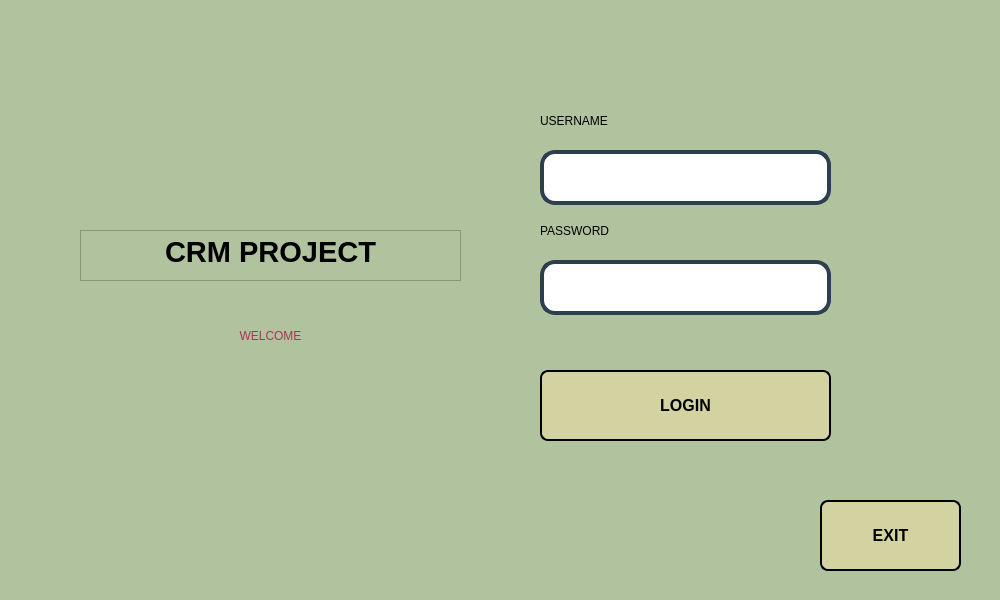
<?xml version="1.0" encoding="UTF-8"?>
<ui version="4.0">
 <class>Dialog</class>
 <widget class="QDialog" name="Dialog">
  <property name="geometry">
   <rect>
    <x>0</x>
    <y>0</y>
    <width>1000</width>
    <height>600</height>
   </rect>
  </property>
  <property name="sizePolicy">
   <sizepolicy hsizetype="Fixed" vsizetype="Fixed">
    <horstretch>0</horstretch>
    <verstretch>0</verstretch>
   </sizepolicy>
  </property>
  <property name="minimumSize">
   <size>
    <width>1000</width>
    <height>600</height>
   </size>
  </property>
  <property name="maximumSize">
   <size>
    <width>1000</width>
    <height>600</height>
   </size>
  </property>
  <property name="windowTitle">
   <string>Dialog</string>
  </property>
  <property name="styleSheet">
   <string notr="true">background-color:rgb(177, 194, 158)</string>
  </property>
  <widget class="QLabel" name="label_4">
   <property name="geometry">
    <rect>
     <x>100</x>
     <y>310</y>
     <width>341</width>
     <height>51</height>
    </rect>
   </property>
   <property name="styleSheet">
    <string notr="true">font: 87 16pt &quot;Arial Black&quot;;
color: rgb(165, 55, 82);</string>
   </property>
   <property name="text">
    <string>WELCOME</string>
   </property>
   <property name="alignment">
    <set>Qt::AlignCenter</set>
   </property>
  </widget>
  <widget class="QPushButton" name="pushButton_exit">
   <property name="geometry">
    <rect>
     <x>820</x>
     <y>500</y>
     <width>141</width>
     <height>71</height>
    </rect>
   </property>
   <property name="autoFillBackground">
    <bool>false</bool>
   </property>
   <property name="styleSheet">
    <string notr="true">
QPushButton {
    font-size: 16px;
    font-weight: bold;
    font-family: Arial;
    color: black; /* Siyah yazı rengi */
    background-color: #d3d3a1; /* Sarıya yakın gri arka plan rengi */
    border-radius: 8px; /* Köşe yuvarlama */
    padding: 8px; /* Küçük padding */
    border: 2px solid black; /* İnce siyah çerçeve */
    
}

QPushButton:hover {
    background-color: #b0b072; /* Hover durumunda daha koyu sarımsı gri */
    /* Hover durumunda gölgeyi değiştirmek için */
}</string>
   </property>
   <property name="text">
    <string>EXIT</string>
   </property>
  </widget>
  <widget class="QLineEdit" name="lineEdit_username">
   <property name="geometry">
    <rect>
     <x>540</x>
     <y>150</y>
     <width>291</width>
     <height>55</height>
    </rect>
   </property>
   <property name="styleSheet">
    <string notr="true">QLineEdit {
    font-size: 18px;
    font-family: Arial;
    color: #333;
    background-color: #fff;
    border: 4px solid #2c3e50;
    border-radius: 15px;
    padding: 10px;
 
}
QLineEdit:placeholder {
    color: rgba(150, 150, 150, 0.8);
    font-style: italic;
}</string>
   </property>
  </widget>
  <widget class="QLineEdit" name="lineEdit_password">
   <property name="geometry">
    <rect>
     <x>540</x>
     <y>260</y>
     <width>291</width>
     <height>55</height>
    </rect>
   </property>
   <property name="styleSheet">
    <string notr="true">QLineEdit {
    font-size: 18px;
    font-family: Arial;
    color: #333;
    background-color: #fff;
    border: 4px solid #2c3e50;
    border-radius: 15px;
    padding: 10px;
 
}
QLineEdit:placeholder {
    color: rgba(150, 150, 150, 0.8);
    font-style: italic;
}</string>
   </property>
   <property name="text">
    <string/>
   </property>
   <property name="echoMode">
    <enum>QLineEdit::Password</enum>
   </property>
  </widget>
  <widget class="QLabel" name="label">
   <property name="geometry">
    <rect>
     <x>540</x>
     <y>110</y>
     <width>191</width>
     <height>21</height>
    </rect>
   </property>
   <property name="styleSheet">
    <string notr="true">font: 75 14pt &quot;MS Shell Dlg 2&quot;;</string>
   </property>
   <property name="text">
    <string>USERNAME</string>
   </property>
  </widget>
  <widget class="QLabel" name="label_2">
   <property name="geometry">
    <rect>
     <x>540</x>
     <y>220</y>
     <width>141</width>
     <height>21</height>
    </rect>
   </property>
   <property name="styleSheet">
    <string notr="true">font: 75 14pt &quot;MS Shell Dlg 2&quot;;</string>
   </property>
   <property name="text">
    <string>PASSWORD</string>
   </property>
  </widget>
  <widget class="QPushButton" name="pushButton_login">
   <property name="geometry">
    <rect>
     <x>540</x>
     <y>370</y>
     <width>291</width>
     <height>71</height>
    </rect>
   </property>
   <property name="styleSheet">
    <string notr="true">
QPushButton {
    font-size: 16px;
    font-weight: bold;
    font-family: Arial;
    color: black; /* Siyah yazı rengi */
    background-color: #d3d3a1; /* Sarıya yakın gri arka plan rengi */
    border-radius: 8px; /* Köşe yuvarlama */
    padding: 8px; /* Küçük padding */
    border: 2px solid black; /* İnce siyah çerçeve */
    
}

QPushButton:hover {
    background-color: #b0b072; /* Hover durumunda daha koyu sarımsı gri */
    /* Hover durumunda gölgeyi değiştirmek için */
}</string>
   </property>
   <property name="text">
    <string>LOGIN</string>
   </property>
  </widget>
  <widget class="QTextBrowser" name="textBrowser">
   <property name="geometry">
    <rect>
     <x>80</x>
     <y>230</y>
     <width>381</width>
     <height>51</height>
    </rect>
   </property>
   <property name="html">
    <string>&lt;!DOCTYPE HTML PUBLIC &quot;-//W3C//DTD HTML 4.0//EN&quot; &quot;http://www.w3.org/TR/REC-html40/strict.dtd&quot;&gt;
&lt;html&gt;&lt;head&gt;&lt;meta name=&quot;qrichtext&quot; content=&quot;1&quot; /&gt;&lt;style type=&quot;text/css&quot;&gt;
p, li { white-space: pre-wrap; }
&lt;/style&gt;&lt;/head&gt;&lt;body style=&quot; font-family:'MS Shell Dlg 2'; font-size:7.8pt; font-weight:400; font-style:normal;&quot;&gt;
&lt;p align=&quot;center&quot; style=&quot; margin-top:0px; margin-bottom:0px; margin-left:0px; margin-right:0px; -qt-block-indent:0; text-indent:0px;&quot;&gt;&lt;span style=&quot; font-size:22pt; font-weight:600;&quot;&gt;CRM PROJECT&lt;/span&gt;&lt;/p&gt;&lt;/body&gt;&lt;/html&gt;</string>
   </property>
  </widget>
 </widget>
 <resources/>
 <connections/>
</ui>
